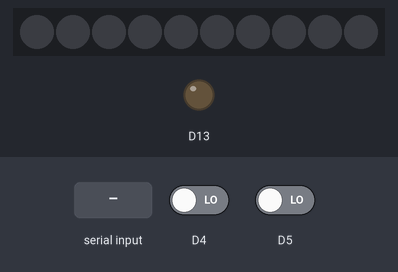
Simulated run of this sketch. Board: Adafruit Circuit Playground Express. On the bench: 10 RGB LEDs in strip order, left to right, output pins drawn as LEDs (lit = HIGH). The inputs (shaded band) are chosen by the test bench; at power-on: D4 LOW, D5 LOW. Dim RGB values are drawn brighter than linear; random numbers use the default seed unless the sketch sets one; the audio player accepts every command and is not drawn; what the sketch prints to the serial monitor is not drawn.

Above: at 1.2 s.
1.3 s: "a" received over Serial
At 1.55 s:
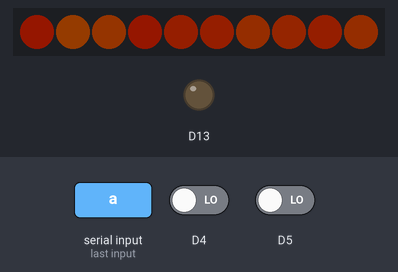
3.8 s: D4 driven HIGH
At 5.0 s:
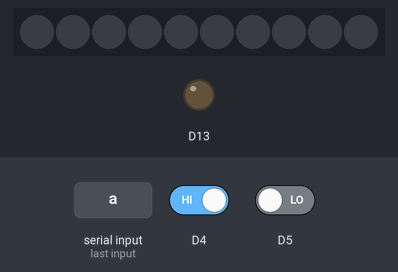
6.8 s: "A" received over Serial
8.4 s: D5 driven HIGH
11.4 s: "a" received over Serial
13.0 s: D4 driven LOW
Timing chart, 0 to 16.0 s (numbered marks = the images above; inputs shaded):
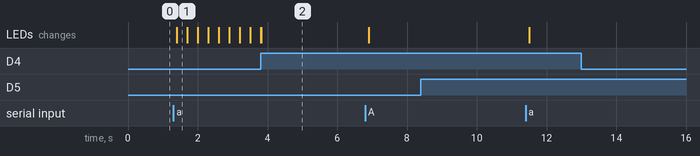

The sketch:

circuitPlaygroundHardware.ino
```cpp
#include <Adafruit_Circuit_Playground.h>
#include <Wire.h>
#include <SPI.h>

// *********************************************
// DEFINITIONS AND OBJECT CREATION
// *********************************************
// Color gamma correction table, this makes the hues of the NeoPixels
// a little more accurate by accounting for our eye's non-linear color
// sensitivity.  See this great guide for more details:
//   https://learn.adafruit.com/led-tricks-gamma-correction/the-issue
const uint8_t PROGMEM gamma8[] = {
      0,  0,  0,  0,  0,  0,  0,  0,  0,  0,  0,  0,  0,  0,  0,  0,
      0,  0,  0,  0,  0,  0,  0,  0,  0,  0,  0,  0,  1,  1,  1,  1,
      1,  1,  1,  1,  1,  1,  1,  1,  1,  2,  2,  2,  2,  2,  2,  2,
      2,  3,  3,  3,  3,  3,  3,  3,  4,  4,  4,  4,  4,  5,  5,  5,
      5,  6,  6,  6,  6,  7,  7,  7,  7,  8,  8,  8,  9,  9,  9, 10,
     10, 10, 11, 11, 11, 12, 12, 13, 13, 13, 14, 14, 15, 15, 16, 16,
     17, 17, 18, 18, 19, 19, 20, 20, 21, 21, 22, 22, 23, 24, 24, 25,
     25, 26, 27, 27, 28, 29, 29, 30, 31, 32, 32, 33, 34, 35, 35, 36,
     37, 38, 39, 39, 40, 41, 42, 43, 44, 45, 46, 47, 48, 49, 50, 50,
     51, 52, 54, 55, 56, 57, 58, 59, 60, 61, 62, 63, 64, 66, 67, 68,
     69, 70, 72, 73, 74, 75, 77, 78, 79, 81, 82, 83, 85, 86, 87, 89,
     90, 92, 93, 95, 96, 98, 99,101,102,104,105,107,109,110,112,114,
    115,117,119,120,122,124,126,127,129,131,133,135,137,138,140,142,
    144,146,148,150,152,154,156,158,160,162,164,167,169,171,173,175,
    177,180,182,184,186,189,191,193,196,198,200,203,205,208,210,213,
    215,218,220,223,225,228,231,233,236,239,241,244,247,249,252,255 };

//Random frequencies and phases will be generated for each pixel to
//define an organic but random looking flicker effect.
float frequencies[10] = {0};
float phases[10] = {0};
//The value 35 degrees is a nice orange in the middle of red and yellow
//that will look like a flame flickering as the hues animate.
const uint8_t FLAMEHUE = 35;

//Data for speaking
const uint8_t spDANGER[] PROGMEM = {0x2D,0xBF,0x21,0x92,0x59,0xB4,0x9F,0xA2,0x87,0x10,0x8E,0xDC,0x72,0xAB,0x5B,0x9D,0x62,0xA6,0x42,0x9E,0x9C,0xB8,0xB3,0x95,0x0D,0xAF,0x14,0x15,0xA5,0x47,0xDE,0x1D,0x7A,0x78,0x3A,0x49,0x65,0x55,0xD0,0x5E,0xAE,0x3A,0xB5,0x53,0x93,0x88,0x65,0xE2,0x00,0xEC,0x9A,0xEA,0x80,0x65,0x82,0xC7,0xD8,0x63,0x0A,0x9A,0x65,0x5D,0x53,0xC9,0x49,0x5C,0xE1,0x7D,0x2F,0x73,0x2F,0x47,0x59,0xC2,0xDE,0x9A,0x27,0x5F,0xF1,0x8B,0xDF,0xFF,0x03};
const uint8_t spMAYDAY[] PROGMEM = {0x66,0xB7,0x52,0x7A,0xCC,0x9D,0x84,0xDD,0x4B,0xA9,0x36,0x77,0x12,0x96,0xC8,0x54,0x27,0x2C,0x5E,0x1A,0x8A,0x10,0xEE,0xB4,0x78,0xAB,0xE9,0xD1,0x4C,0x43,0x57,0xAF,0xA2,0x27,0x57,0xF1,0x58,0xB5,0xD2,0x91,0x82,0xCC,0x73,0xF1,0x4A,0x46,0x76,0xB4,0xA8,0x25,0x2B,0x1E,0xCD,0x50,0xBD,0x66,0xAF,0x78,0x24,0x26,0xF5,0x6E,0xBC,0x63,0x02,0x14,0x18,0xD6,0xFA,0x63,0xD3,0xD4,0x39,0xE6,0xAA,0xBB,0x57,0x36,0xA9,0xC5,0xA7,0x6D,0x5E,0xD9,0xAD,0x97,0x9C,0xA1,0xB9,0x60,0x8B,0x58,0x7D,0xC6,0xEE,0x92,0x2D,0x7C,0xCB,0x99,0xBB,0x29,0xD6,0xF2,0xCD,0x77,0x19,0xEB,0xD4,0x25,0x5C,0xB6,0x79,0x6C,0x3D,0x26,0x69,0xF8,0xAA,0xB4,0x57,0x63,0x14,0x93,0x0B,0xD3,0xD9,0x93,0x92,0x45,0xAE,0x49,0xF7,0xB0,0x81,0x32,0xB9,0x38,0xDD,0xCD,0x28,0xE6,0xD4,0xA2,0xF4,0x34,0x69,0xD8,0x5B,0x8B,0xC2,0xDB,0xAB,0x90,0x7B,0xAD,0x36,0x6F,0xEF,0x22,0xA6,0xD5,0xF8,0xFF,0x01};
const uint8_t spWARNING[] PROGMEM = {0x6A,0x15,0x71,0x5C,0xDC,0x23,0x89,0x8D,0xD5,0x36,0xB5,0x8C,0x2D,0x36,0xDA,0xC6,0xCC,0xDD,0x91,0x5A,0xB9,0xBF,0x51,0xC7,0xCC,0x69,0x76,0x6A,0xA6,0x12,0xD2,0xB6,0xCE,0xDB,0x6B,0x0F,0xCC,0xBA,0xAA,0x10,0x2E,0xBC,0x29,0xED,0x2A,0xA2,0x5B,0xF3,0xA5,0x2C,0x2B,0x4F,0xA9,0x25,0x9A,0xBC,0xAE,0xBC,0x74,0xD3,0xF0,0x70,0xD6,0x8A,0xE4,0xC4,0x8A,0x3D,0xEE,0x6A,0x9B,0x57,0x35,0x8F,0xD4,0x6B,0xE8,0x3E,0xD8,0x22,0x16,0xAE,0x71,0xF8,0x20,0x4D,0x5F,0xB4,0xE6,0xE1,0x83,0xB4,0x7C,0xD6,0x58,0x46,0x0A,0x94,0xF1,0x99,0x73,0x09,0x47,0xAF,0x28,0x9D,0x16,0x34,0x1C,0xD5,0x61,0xA5,0xAA,0x13,0x73,0x65,0x43,0x15,0xE2,0x71,0xD2,0x95,0x0D,0x67,0x72,0xD8,0x4E,0x77,0xB1,0x5C,0xCE,0xEE,0xA4,0x3C,0x2D,0xBA,0xA4,0x5A,0xE5,0xF2,0x74,0x57,0x6C,0xA9,0xAB,0xFE,0x1F};
const uint8_t spEMERGENCY[] PROGMEM = {0xA3,0x5B,0xCE,0x18,0x23,0x9F,0xAC,0x76,0x79,0x13,0x88,0x7C,0xB2,0xAA,0x19,0x8C,0x21,0x72,0xF5,0xAA,0x5A,0x50,0xD2,0xB0,0xD5,0xA9,0x76,0x52,0xB2,0x53,0xAD,0x95,0x26,0x72,0xD5,0x1A,0x8D,0xD6,0xDA,0x24,0xC5,0x22,0xC2,0x5E,0xAB,0x93,0xD6,0xB0,0x54,0xA5,0xAB,0x88,0x31,0xCD,0x93,0x92,0xAD,0x3C,0xDB,0x56,0x59,0xF6,0xB6,0x92,0x5C,0x83,0x6C,0x30,0xEB,0x0A,0x4A,0x5D,0xC6,0x45,0xAF,0x23,0xA8,0x53,0xC8,0xC2,0xF2,0xAA,0x24,0x3B,0x12,0xD3,0x6E,0xED,0xF2,0xB3,0x0C,0x99,0xDD,0x4B,0x00,0xB6,0x13,0x3A,0xE5,0xD4,0xA6,0xAC,0x91,0xE7,0x54,0xC3,0xA4,0xA1,0xE9,0xB6,0xD3,0x4E,0x19,0x46,0xA1,0xFD,0x46,0x3B,0xB9,0x8A,0x8E,0xB4,0x29,0x43,0x15,0xC2,0x93,0x1C,0xBD,0x8C,0x45,0xB0,0x8D,0x71,0xBD,0x36,0x6D,0xA6,0xA6,0xA2,0x69,0x0D,0xF0,0x8C,0xAB,0x02,0x7E,0x4A,0x31,0xC0,0x6F,0xA5,0x16,0x18,0x55,0x37,0x2E,0xEA,0xFE,0x65,0x0C,0x43,0xBB,0x50,0xFA,0x96,0x36,0x4E,0x93,0x82,0xE5,0x7B,0xDB,0x32,0x94,0x33,0x6E,0xFC,0x19,0xDB,0x74,0xC1,0x58,0xB1,0xA6,0xEC,0xCB,0x17,0x43,0xFA,0x9A,0x70,0x0C,0x6F,0x60,0x55,0xAB,0xFF,0x1F};
const uint8_t spEVACUATION[] PROGMEM = {0xA5,0xEF,0x4C,0x45,0xB6,0x16,0x95,0x71,0x6A,0x67,0xEC,0x5C,0xDD,0xC6,0x1E,0x9D,0xA8,0x6C,0x4B,0x58,0xAB,0x30,0x95,0x52,0xAF,0xE6,0x48,0x5C,0xD5,0xC3,0x93,0xB8,0xA3,0x6B,0x57,0x66,0x75,0xBA,0x86,0xEA,0x42,0xCD,0xB4,0xCD,0xEA,0x9A,0x2E,0xF1,0xB0,0xCD,0xAB,0xAB,0xAE,0x34,0x3D,0x56,0xAF,0xA6,0x86,0xD4,0xB2,0x5A,0xB4,0xAA,0x9A,0xCC,0xD2,0xAB,0xF6,0x2C,0x10,0x38,0x45,0xA9,0x0A,0xD5,0x00,0x03,0xAC,0xE8,0x6A,0x80,0x93,0x47,0x0C,0xB0,0x53,0x4A,0x2B,0x7A,0x74,0xE0,0xB4,0x35,0xAD,0x2A,0x34,0xC4,0x86,0xB7,0xA4,0xDA,0xF3,0x0D,0x09,0xDC,0x5C,0xDA,0xC0,0xAF,0x38,0xB8,0xF3,0xAA,0x93,0xD8,0xD0,0xA0,0xDE,0xAB,0x2A,0xB2,0xC5,0x92,0x37,0xAF,0xB2,0xF9,0x22,0x73,0xD9,0xBC,0x8A,0x1E,0x0D,0xDD,0x7D,0x75,0xA8,0x5A,0x20,0xF6,0xCA,0x45,0x0C,0x38,0x71,0x54,0x01,0xBB,0x6D,0x19,0x60,0x97,0xEB,0x00,0xEC,0xB2,0x16,0x80,0x95,0x2F,0xD6,0xD4,0x54,0xA8,0x94,0x77,0x6E,0x73,0xD3,0xA1,0x1E,0xB2,0xBA,0xAD,0xDD,0xB1,0x94,0x8B,0xB5,0xB1,0x77,0xCB,0x52,0xAE,0xD6,0xCA,0x31,0x9C,0x48,0xA8,0x45,0x4D,0xE7,0x70,0x46,0x61,0x12,0x2D,0x5D,0x53,0x3B,0x99,0x73,0xB4,0x74,0x0F,0xED,0x92,0xAA,0x51,0xD3,0xD3,0x5C,0xBA,0xAB,0xA5,0xF9,0x7F};

const uint8_t spPAPA[] PROGMEM = {0x0A,0x28,0x56,0xB9,0xA5,0x45,0x55,0x84,0x49,0xCC,0x93,0x66,0xD7,0x19,0x26,0x4B,0x4E,0x96,0xDD,0x44,0xBA,0xAE,0xBE,0xD9,0xCC,0x10,0x28,0x42,0xB9,0x8B,0xC8,0x06,0x60,0x80,0xF1,0xE9,0xAB,0xCA,0xA6,0x23,0xD4,0x36,0xDF,0xE1,0x8C,0x55,0x74,0x86,0x6B,0x9F,0xB1,0x67,0xBD,0xE1,0xE6,0xBB,0xDB,0x97,0x53,0x45,0x88,0xCF,0xAE,0xDF,0xFF,0x03};
const uint8_t spCHARLIE[] PROGMEM = {0x06,0xD8,0x2D,0x2C,0x01,0x33,0xB7,0x67,0xA0,0xC5,0xC5,0x8D,0xC8,0xB2,0xB7,0x96,0x17,0xBF,0x26,0x87,0xF9,0x5A,0x91,0xF3,0xB0,0x1F,0x75,0x19,0x45,0xCE,0xCD,0x71,0xD4,0x65,0x54,0x39,0x8E,0xDA,0x71,0xB6,0xD1,0xC5,0x30,0xE9,0x6E,0x69,0xCB,0x5C,0x51,0x8F,0x15,0x66,0x49,0xFB,0x80,0x31,0xA2,0xE6,0x7D,0x9D,0x55,0xB6,0x59,0xD8,0xEA,0x71,0x0F,0xDE,0xCA,0xE5,0x9B,0xC7,0xD3,0x65,0x92,0x55,0x6C,0x2E,0xEF,0x30,0x49,0x92,0xB1,0x3A,0xBD,0xC3,0x04,0x72,0xE7,0xE6,0xF0,0x75,0xEB,0xA8,0x93,0xAB,0xFF,0x1F};
const uint8_t spOSCAR[] PROGMEM = {0x6B,0xC8,0xE2,0xB2,0x42,0x3A,0xDF,0xFA,0x16,0x27,0x4F,0xAE,0x7D,0xC4,0x17,0xB7,0x2C,0x45,0xAF,0xA4,0xB6,0x6D,0x80,0x03,0xD8,0x0C,0xF0,0xA7,0x9B,0x07,0x3C,0xE0,0x80,0xEB,0xB5,0x11,0x38,0x45,0xA9,0x0A,0xD5,0x00,0x02,0x34,0x75,0x65,0xB6,0xA6,0xAE,0xA2,0x34,0x6E,0xEA,0x8B,0x9B,0x24,0x13,0xA5,0xAD,0xCD,0xA9,0xC8,0x86,0xF3,0xCE,0x7E,0x8E,0x6D,0xC9,0xCD,0xB0,0x5A,0x7A,0xCF,0xAD,0xEE,0xF5,0x4C,0x77,0x89,0x83,0x3A,0xA9,0x37,0x7F,0xE1,0x2F,0xAD,0x48,0x87,0xB3,0xFC,0x3F};
const uint8_t spJULIET[] PROGMEM = {0x61,0x5D,0x96,0x49,0x34,0xD2,0x06,0x60,0xC7,0x90,0x0C,0x8C,0x66,0xF6,0x15,0x22,0x4D,0x37,0xAA,0x6A,0xC8,0x2C,0x6D,0xCD,0x28,0xB2,0x15,0x8B,0xE4,0x35,0xB3,0x68,0x79,0x51,0xE6,0xDA,0x9C,0xBE,0x15,0x43,0x89,0xF0,0xA2,0xDB,0x95,0x77,0xA7,0xA6,0x66,0x49,0x77,0xB1,0x9A,0x9E,0x0A,0xD5,0x75,0xEB,0xEE,0xF6,0xB0,0xC6,0xE6,0x83,0xD2,0xE3,0xEB,0x5E,0xD7,0xDA,0x5C,0x48,0x87,0x6D,0x9E,0x7B,0xDF,0xF3,0x89,0x40,0x11,0xCA,0x5D,0x44,0x36,0x00,0x38,0x60,0xEA,0x8C,0x00,0x2C,0xB3,0x6D,0x01,0x01,0x14,0x5F,0x8E,0x81,0xFF,0x07};
const uint8_t spIS[] PROGMEM = {0xA3,0xED,0xC6,0x30,0x3D,0x57,0xAD,0x7E,0xA8,0x42,0xA9,0x5C,0xB5,0xFA,0xA9,0x8A,0xB8,0x62,0xF3,0xEA,0x86,0x48,0xE6,0x8A,0x57,0xAB,0xEB,0x22,0x58,0x23,0x5E,0xAF,0xAE,0xCA,0x64,0xF5,0x7C,0x3C,0xBA,0xCA,0x93,0xD5,0xE3,0x76,0xEB,0x3B,0x4E,0x55,0xB3,0x4D,0x65,0xB8,0x58,0x5D,0xDD,0x72,0x97,0xE9,0x1B,0x55,0x27,0x4D,0xD3,0xE6,0x85,0xD5,0x4D,0x3D,0x6B,0xF9,0x5F,0x50,0x1B,0x26,0x27,0x0A,0xF8,0xAD,0x54,0x01,0xBF,0xBA,0x0B,0xE0,0xA7,0xF4,0xFF,0x07};
const uint8_t spUP[] PROGMEM = {0x69,0x2C,0x6A,0x32,0xCC,0x97,0xAC,0xA1,0xC8,0x4D,0x37,0x5F,0xB3,0xFA,0xA2,0x36,0x42,0x63,0xC9,0x6A,0x93,0x9B,0x08,0xCD,0x25,0xAB,0xCD,0x76,0x32,0x25,0x96,0x94,0x21,0x96,0x4A,0x97,0xB9,0xE3,0xA6,0xD0,0x3D,0x2C,0xF6,0x0A,0x02,0xA7,0x28,0x55,0xA1,0x1A,0x00,0x00,0x04,0x70,0x2E,0x44,0x00,0x39,0xB9,0x23,0x20,0x35,0xD7,0xFF,0x07};

//Stores last time we checked buttons
uint32_t lastTouchMillis = 0;
boolean leftToggle = false;
boolean rightToggle = false;
//Stores info on alarm
boolean alarmTriggered = false;

// *********************************************
// SETUP
// *********************************************
void setup() {
    CircuitPlayground.begin();
    CircuitPlayground.redLED(HIGH);

    Serial.begin(115200);
    Serial.println();
    Serial.println("CircuitPlaygroundExpress is Alive!");

    // Read the sound sensor and use it to initialize the random number generator.
    randomSeed(CircuitPlayground.soundSensor());
    // Precompute random frequency and phase values for each pixel.
    // This gives the flicker an organic but random looking appearance.
    for (int i=0; i<10; ++i) {
        // Generate random floating point frequency values between 1.0 and 4.0.
        frequencies[i] = random(1000, 4000)/1000.0;
        // Generate random floating point phase values between 0 and 2*PI.
        phases[i] = random(1000)/1000.0 * 2.0 * PI;
    }

    CircuitPlayground.redLED(LOW);
}

// *********************************************
// MAIN LOOP LOGIC
// *********************************************
void loop() {
    uint32_t millisNow = millis();
    checkButtons(millisNow);
    checkSerial();

    //Alarm is triggered through serial and processed here
    if (alarmTriggered) {
        showLitFlicker(millisNow);
    } else {
        Serial.print("b");
        CircuitPlayground.strip.clear();
        CircuitPlayground.strip.show();
    }

    //If button is pressed then we deactivate the alarm and inform
    if ((rightToggle || leftToggle) && alarmTriggered) {
        alarmTriggered = false;
        leftToggle = false;
        rightToggle = false;
    }
}

//Checks serial for "a" to activate alarm or "d" to deactivate
void checkSerial() {
    if (Serial.available()) {
        char inChar = Serial.read();
        if (inChar == 'a' || inChar == 'A') {
            triggerAlarm();
        } else if (inChar == 'd' || inChar == 'D') {
            deactivateAlarm();
        }
        //Clear buffer
        while (Serial.available()) {
        Serial.read();
        }
    }
}

void triggerAlarm() {
    CircuitPlayground.speaker.say(spEMERGENCY);
    delay(25);
    CircuitPlayground.speaker.say(spJULIET);
    delay(25);
    CircuitPlayground.speaker.say(spIS);
    delay(25);
    CircuitPlayground.speaker.say(spUP);
    delay(25);
    CircuitPlayground.speaker.say(spEMERGENCY);
    alarmTriggered = true;
}

void deactivateAlarm() {
    alarmTriggered = false;
}

//Check button presses
void checkButtons(uint32_t millisNow) {
    if (millisNow - lastTouchMillis > 100) {
        lastTouchMillis = millisNow;
        if (CircuitPlayground.leftButton()) {
            //Serial.println("Left button pressed!");
            leftToggle = true;
            Serial.print("b");
        }
        if (CircuitPlayground.rightButton()) {
            //Serial.println("Right button pressed!");
            rightToggle = true;
            Serial.print("b");
        }
    }
}

// *********************************************
// CANDLE EFFECT FUNCTIONS
// *********************************************
// Helper to change the color of a NeoPixel on the Circuit Playground board.
// Will automatically convert from HSV color space to RGB and apply gamma
// correction.
void setPixelHSV(int i, float h, float s, float v) {
    // Convert HSV to RGB
    float r, g, b = 0.0;
    HSVtoRGB(&r, &g, &b, h, s, v);
    // Lookup gamma correct RGB colors (also convert from 0...1.0 RGB range to 0...255 byte range).
    uint8_t r1 = pgm_read_byte(&gamma8[int(r*255.0)]);
    uint8_t g1 = pgm_read_byte(&gamma8[int(g*255.0)]);
    uint8_t b1 = pgm_read_byte(&gamma8[int(b*255.0)]);
    // Set the color of the pixel.
    CircuitPlayground.strip.setPixelColor(i, r1, g1, b1);
}

// Flickering candle animation effect.
// Uses a noisey sine wave to modulate the hue of each pixel within a range
// of flame colors.  The sine wave has some low and high frequency components
// which give it an organice and seemingly random appearance.
void showLitFlicker(uint32_t current) {
    // First determine the low and high bounds of the flicker hues.
    // These are +/- 10 degrees of the specified target hue and will
    // wrap around to the start/end as appropriate.
    float lowHue = fmod(FLAMEHUE - 10.0, 360.0);
    float highHue = fmod(FLAMEHUE + 10.0, 360.0);
    // Convert time from milliseconds to seconds.
    float t = current/1000.0;
    // Loop through each pixel and compute its color.
    for (int i=0; i<10; ++i) {
        // This pixel should be lit, so compute its hue by composing
        // a low frequency / slowly changing sine wave with a high
        // frequency / fast changing cosine wave.  This means the candle will
        // pulse and jump around in an organice but random looking way.
        // The frequencies and phases of the waves are randomly generated at
        // startup in the setup function.
        // Low frequency wave is a sine wave with random freuqency between 1 and 4,
        // and offset by a random phase to keep pixels from all starting at the same
        // color:
        float lowFreq  = sin(2.0*PI*frequencies[i]*t + phases[i]);
        // High frequency is a faster changing cosine wave that uses a different
        // pixel's random frequency.
        float highFreq = cos(3.0*PI*frequencies[(i+5)%10]*t);
        // Add the low and high frequency waves together, then interpolate their value
        // to a hue that's +/-20% of the configured target hue.
        float h = lerp(lowFreq+highFreq, -2.0, 2.0, lowHue, highHue);
        setPixelHSV(i, h, 1.0, 1.0);
    }
    CircuitPlayground.strip.show();
}

// HSV to RGB color space conversion function taken directly from:
//  https://www.cs.rit.edu/~ncs/color/t_convert.html
void HSVtoRGB( float *r, float *g, float *b, float h, float s, float v ) {
    int i;
    float f, p, q, t;
    if( s == 0 ) {
        // achromatic (grey)
        *r = *g = *b = v;
        return;
    }
    h /= 60;      // sector 0 to 5
    i = floor( h );
    f = h - i;      // factorial part of h
    p = v * ( 1 - s );
    q = v * ( 1 - s * f );
    t = v * ( 1 - s * ( 1 - f ) );
    switch( i ) {
        case 0:
            *r = v;
            *g = t;
            *b = p;
            break;
        case 1:
            *r = q;
            *g = v;
            *b = p;
            break;
        case 2:
            *r = p;
            *g = v;
            *b = t;
            break;
        case 3:
            *r = p;
            *g = q;
            *b = v;
            break;
        case 4:
            *r = t;
            *g = p;
            *b = v;
            break;
        default:    // case 5:
            *r = v;
            *g = p;
            *b = q;
            break;
    }
}

// Linear interpolation of value y within y0...y1 given x and x0...x1.
float lerp(float x, float x0, float x1, float y0, float y1) {
    return y0 + (x - x0) * ((y1 - y0) / (x1 - x0));
}

/************* TEST CAPTOUCH */
// Serial.print("Capsense #3: "); Serial.println(CircuitPlayground.readCap(3));
// Serial.print("Capsense #2: "); Serial.println(CircuitPlayground.readCap(2));
// if (! CircuitPlayground.isExpress()) {  // CPX does not have this captouch pin
//   Serial.print("Capsense #0: "); Serial.println(CircuitPlayground.readCap(0));
// }
// Serial.print("Capsense #1: "); Serial.println(CircuitPlayground.readCap(1));
// Serial.print("Capsense #12: "); Serial.println(CircuitPlayground.readCap(12));
// Serial.print("Capsense #6: "); Serial.println(CircuitPlayground.readCap(6));
// Serial.print("Capsense #9: "); Serial.println(CircuitPlayground.readCap(9));
// Serial.print("Capsense #10: "); Serial.println(CircuitPlayground.readCap(10));

/************* TEST SLIDE SWITCH */
// if (CircuitPlayground.slideSwitch()) {
//   Serial.println("Slide to the left");
// } else {
//   Serial.println("Slide to the right");
//   //CircuitPlayground.playTone(500 + pixeln * 500, 100);
// }

// /************* TEST 10 NEOPIXELS */
// CircuitPlayground.setPixelColor(pixeln++, CircuitPlayground.colorWheel(25 * pixeln));
// if (pixeln == 11) {
//   pixeln = 0;
//   CircuitPlayground.clearPixels();
// }

// /************* TEST BOTH BUTTONS */
// if (CircuitPlayground.leftButton()) {
//   Serial.println("Left button pressed!");
// }
// if (CircuitPlayground.rightButton()) {
//   Serial.println("Right button pressed!");
// }

// /************* TEST LIGHT SENSOR */
// Serial.print("Light sensor: ");
// Serial.println(CircuitPlayground.lightSensor());

// /************* TEST SOUND SENSOR */
// Serial.print("Sound sensor: ");
// Serial.println(CircuitPlayground.mic.soundPressureLevel(10));

// /************* TEST ACCEL */
// // Display the results (acceleration is measured in m/s*s)
// Serial.print("X: "); Serial.print(CircuitPlayground.motionX());
// Serial.print(" \tY: "); Serial.print(CircuitPlayground.motionY());
// Serial.print(" \tZ: "); Serial.print(CircuitPlayground.motionZ());
// Serial.println(" m/s^2");

// /************* TEST THERMISTOR */
// Serial.print("Temperature ");
// Serial.print(CircuitPlayground.temperature());
// Serial.println(" *C");
```

Measured:
- after the input at 1.3 s, the LEDs: change after 0.10 s (image 1)
- after the input at 8.4 s, every drawn part: stays the same
- after the input at 13.0 s, every drawn part: stays the same
